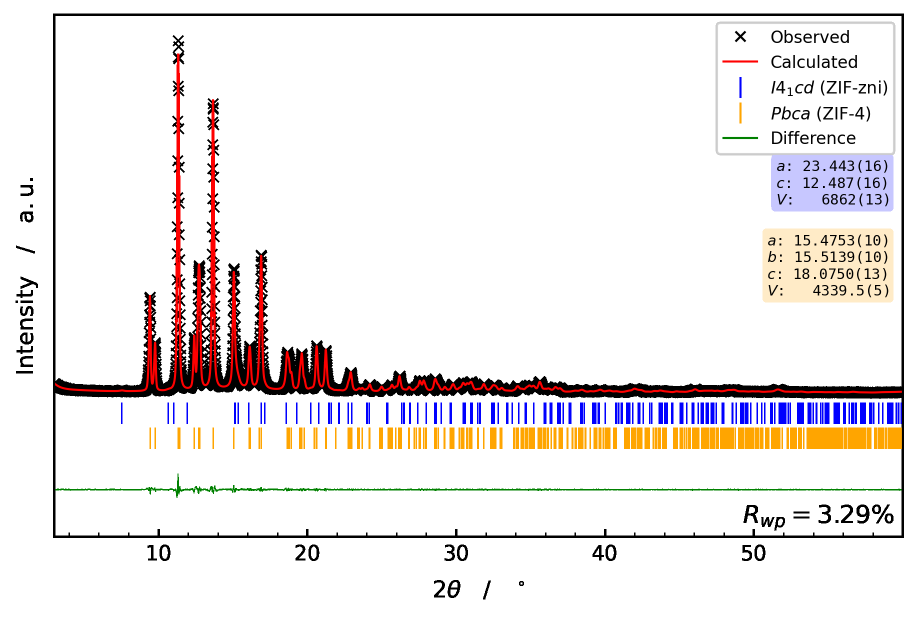
#> input picture examples/sample-A-cryst_pawley_01.png, 1834 x 1234 px (shown at 1/2 size)
$ python -i animate.py   (imports and definitions only)
#> lines starting #> are read from the running program, lines starting #| are printed output that depends on the picture
"""Animations and a trend plot from a sequential series of fits.

A sequential Pawley experiment leaves a directory full of fits -- one per
temperature, per pressure, per time step -- that are only interesting next to
each other. This turns that directory into material for a talk:

    <name>-fits.gif    every fit as a frame, in order
    <name>-cell.gif    the cell parameters as bars, changing frame by frame
    <name>-steps.gif   the change from fit to fit as bars along the run, with
                       its rolling mean and the running ratio to the first fit
    <name>-trend.svg   every parameter relative to the first fit, as a curve

All of them come from one `pp --gif`, because they answer the same question
and nobody wants to run four commands to get the parts of one slide. The
animations can also be written as animated SVG.

The trend plot is the one that shows non-linear behaviour. Curvature is a
property of the whole run, and an animation shows one frame at a time -- a
cubic cell is a single bar bobbing up and down, from which nobody can see a
bend. Its x axis is the fit number, which quietly assumes the steps were evenly
spaced; for a quantitative axis the caller supplies the real values, and is
responsible for their being right.

Why nothing rescales
--------------------
An animation that re-fits its own axes every frame is unreadable: a peak that
grows and an axis that shrinks look identical, and the eye cannot tell which it
is watching. Every limit here is therefore computed ONCE over the whole series
and held fixed, which is also why this module needs to see all the frames before
drawing any of them.

The bar chart's y axis does not start at zero, and that is deliberate rather
than an oversight. A cell edge moves in the third decimal place; a bar drawn
from zero to 15.48 A shows nothing at all. The axis spans the series' own range
so the change is visible, and the refined value is printed on every bar so the
absolute number is never left to be read off the axis.

Lengths and angles cannot share a scale -- Angstrom and degrees are not
comparable and a shared axis would make 90 degrees tower over 15 A -- so the
lengths take the left axis, the angles the right, and a dashed rule marks where
one stops and the other starts.
"""

import io
import re

import numpy as np

from .rounding import cryst_round

#: Cell parameters in the order they are drawn, lengths first. The keys match
#: the labels `plotter.get_unit_cell_raw` emits.
LENGTH_KEYS = ('a', 'b', 'c')
ANGLE_KEYS = (r'\alpha', r'\beta', r'\gamma')
CELL_KEYS = LENGTH_KEYS + ANGLE_KEYS
#: The trend plot also carries the volume. It stays out of the bar chart, whose
#: two axes are Angstrom and degrees and have no room for cubic Angstrom -- but
#: a trend plot is dimensionless, and for a cubic cell under pressure V/V0 is
#: the quantity an equation of state is written in.
TREND_KEYS = CELL_KEYS + ('V',)

DEFAULT_DELAY_MS = 250
ANIMATION_FORMATS = ('gif', 'svg')

# Padding above and below the bars, as a fraction of the series' own span, so
# the value labels have somewhere to sit and the shortest bar is still a bar.
_HEADROOM = 0.35
_FOOTROOM = 0.20

# A series whose parameter never moves would otherwise get a zero-height axis.
_FLAT_PAD = 1e-4


# [68 lines left out: functions natural_key, _sortable, sort_by_pattern, not called in this run]


# What `#` stands for in a name template: a whole number, with a decimal point or
# comma if it has one, and never the tail or the head of a longer number -- so
# `*#bar*` reads 1700 from `_1700bar`, not 0.
_TEMPLATE_NUMBER = r'(?<![\d.,])(\d+(?:[.,]\d+)?)(?!\d)'


# [29 lines left out: function template_regex, not called in this run]


def _number(text):
	key = _sortable(text)
	return key[1] if key[0] == 0 else None


# [296 lines left out: functions template_numbers, sort_by_template, parse_x_values, read_x_map, write_x_map_template, first_number and 4 more, not called in this run]


def _shared_palette(frames, samples=12):
	"""An adaptive 256-colour palette covering colours from across `frames`.

	Frames are sampled evenly -- always including the first and last -- shrunk
	with nearest-neighbour so a solid bar keeps its exact colour rather than
	being blended into its background, and stacked into one sheet that the
	palette is derived from.
	"""
	from PIL import Image

	n = len(frames)
	picks = sorted({0, n - 1} | {round(i * (n - 1) / max(samples - 1, 1))
	                              for i in range(samples)})
	w, h = frames[0].size
	tw, th = max(w // 2, 1), max(h // 2, 1)
	sheet = Image.new('RGB', (tw, th * len(picks)), 'white')
	for row, i in enumerate(picks):
		sheet.paste(frames[i].convert('RGB').resize((tw, th), Image.NEAREST), (0, row * th))
	return sheet.convert('P', palette=Image.ADAPTIVE, colors=256)


# [40 lines left out: functions write_gif, figure_to_svg, not called in this run]


_SVG_ROOT = re.compile(r'<svg\b[^>]*>', re.DOTALL)
_SVG_ATTR = re.compile(r'\b(width|height|viewBox)="([^"]*)"')
_SVG_ID = re.compile(r'\bid="([^"]+)"')


# [25 lines left out: function _svg_body, not called in this run]


_USE_STYLE = re.compile(r'(<use xlink:href="#([^"]+)"[^>]*?) style="([^"]*)"')
_DEF_STYLE = re.compile(r'<path id="([^"]+)"[^>]*? style="([^"]*)"')


# [90 lines left out: functions _compact, write_animated_svg, not called in this run]


# -------------------------------------------------------------- cell series

class CellSeries(object):
	"""The cell parameters of one phase across a whole run of fits.

	Holds the frames in order and the limits every frame will share. Built by
	`add` during the caller's own pass over the fits, then frozen by `finish`.
	"""

	# [21 lines left out: functions __init__, add, not called in this run]

	def __len__(self):
		return len(self.frames)

	# [107 lines left out: functions keys, baselines, span, align_zero, not called in this run]


# --------------------------------------------------------- the cell bar chart

#: Lengths and angles are told apart by colour as well as by side, so a reader
#: who looks at a bar before looking at an axis still knows which scale it is on.
LENGTH_COLOR = '#1f77b4'
ANGLE_COLOR = '#d95f02'


# [112 lines left out: function render_cell_frames, not called in this run]


# ------------------------------------------------------------ the trend plot

_TREND_SYMBOLS = {'a': 'a', 'b': 'b', 'c': 'c', r'\alpha': r'\alpha',
                  r'\beta': r'\beta', r'\gamma': r'\gamma', 'V': 'V'}


# [115 lines left out: functions ratio_series, render_trend, not called in this run]


# ------------------------------------------------------------ the step chart

#: Okabe-Ito vermillion and bluish green: a decrease and an increase that stay
#: distinct under the common colour-vision deficiencies, which the obvious
#: red/green pair does not -- and on a projected slide nobody can ask.
STEP_DOWN_COLOR = '#D55E00'
STEP_UP_COLOR = '#009E73'
RUNNING_COLOR = '#0072B2'
DEFAULT_ROLLING = 5

# A step this many times the typical one is drawn to the edge of the axis and
# labelled with its value, rather than being allowed to set the scale.
_OFF_SCALE_FACTOR = 8.0


# [244 lines left out: functions step_series, step_limit, _index_ticks, render_step_frames, not called in this run]

>>> import cv2
>>> picture = cv2.imread('../../../examples/sample-A-cryst_pawley_01.png', cv2.IMREAD_GRAYSCALE)
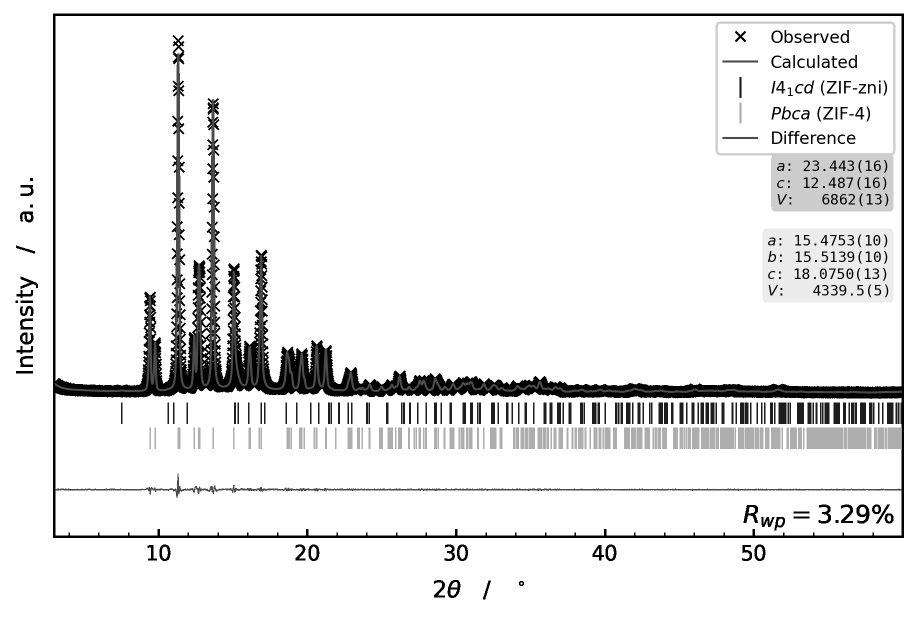
#> picture: shape (1234, 1834) (shown at 1/2 size); min 0, max 255, mean 234.3
>>> result = _shared_palette(picture)
#> in _shared_palette, `n = len(frames)`: n = 1234
#> in _shared_palette, `picks = sorted({0, n - 1} | {round(i * (n - 1) / max(samples - 1, 1)) ..`: picks = [0, 112, 224, 336, 448, 560, 673, 785, 897, 1009, 1121, 1233]
#> (the run stopped early here; a loop or call above may not have finished)
